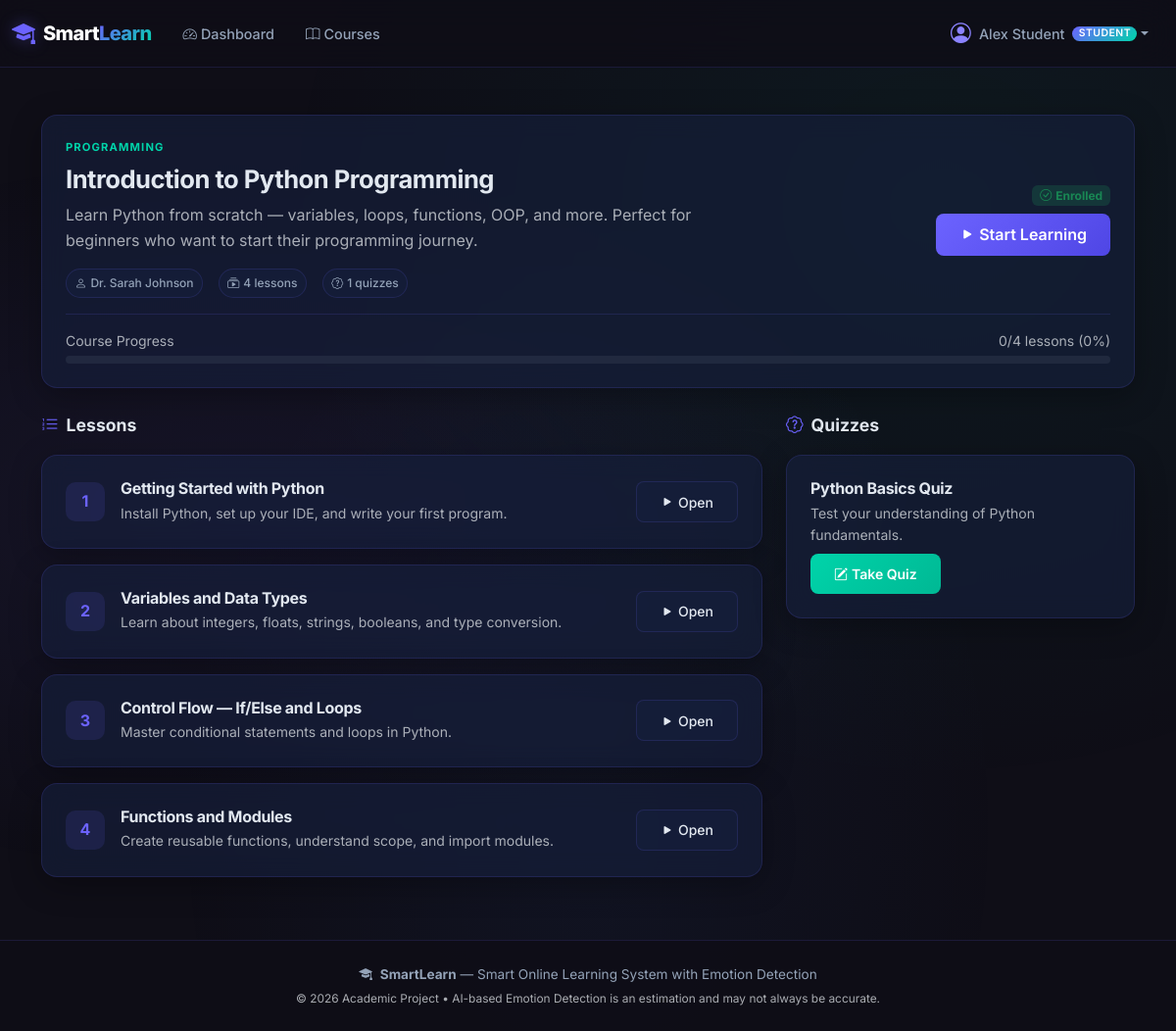
Screenshot of /learn/course/1 (signed in) with the database file from the repository.
### database/models.py (models this page shows)
class User(db.Model):
    __tablename__ = 'users'
    id = db.Column(db.Integer, primary_key=True)
    name = db.Column(db.String(150), nullable=False)
    email = db.Column(db.String(150), unique=True, nullable=False, index=True)
    password_hash = db.Column(db.String(255), nullable=False)
    role = db.Column(db.String(20), nullable=False, default='student')  # 'student', 'teacher', 'admin'
    status = db.Column(db.String(20), nullable=False, default='approved', index=True)  # 'unverified', 'pending_approval', 'approved', 'rejected', 'suspended'
    rejection_reason = db.Column(db.Text, nullable=True)
    is_active = db.Column(db.Integer, nullable=False, default=1)
    profile_image = db.Column(db.String(255), nullable=True)
    streak_days = db.Column(db.Integer, nullable=False, default=0)
    last_active_date = db.Column(db.Date, nullable=True)
    last_login = db.Column(db.DateTime, nullable=True)
    created_at = db.Column(db.DateTime, default=datetime.utcnow)
    courses = db.relationship('Course', backref='teacher', lazy=True, foreign_keys='Course.teacher_id')
    enrollments = db.relationship('Enrollment', backref='student', lazy=True, cascade='all, delete-orphan')
    quiz_attempts = db.relationship('QuizAttempt', backref='student', lazy=True, cascade='all, delete-orphan')
    emotion_logs = db.relationship('EmotionLog', backref='student', lazy=True, cascade='all, delete-orphan')
    notifications = db.relationship('Notification', backref='user', lazy=True, cascade='all, delete-orphan')
    otps = db.relationship('EmailOTP', backref='user', lazy=True, cascade='all, delete-orphan')

class Course(db.Model):
    __tablename__ = 'courses'
    id = db.Column(db.Integer, primary_key=True)
    title = db.Column(db.String(200), nullable=False)
    description = db.Column(db.Text, nullable=True)
    teacher_id = db.Column(db.Integer, db.ForeignKey('users.id'), nullable=False)
    category = db.Column(db.String(100), default='General')
    thumbnail = db.Column(db.String(255), nullable=True)
    approval_status = db.Column(db.String(20), nullable=False, default='approved')  # 'draft', 'pending_approval', 'approved', 'rejected'
    rejection_reason = db.Column(db.Text, nullable=True)
    is_published = db.Column(db.Integer, nullable=False, default=0)
    created_at = db.Column(db.DateTime, default=datetime.utcnow)
    lessons = db.relationship('Lesson', backref='course', lazy=True, cascade='all, delete-orphan', order_by='Lesson.order_number')
    quizzes = db.relationship('Quiz', backref='course', lazy=True, cascade='all, delete-orphan')
    enrollments = db.relationship('Enrollment', backref='course', lazy=True, cascade='all, delete-orphan')

class Lesson(db.Model):
    __tablename__ = 'lessons'
    id = db.Column(db.Integer, primary_key=True)
    course_id = db.Column(db.Integer, db.ForeignKey('courses.id', ondelete='CASCADE'), nullable=False)
    title = db.Column(db.String(200), nullable=False)
    description = db.Column(db.Text, nullable=True)
    video_url = db.Column(db.String(500), nullable=True)
    notes = db.Column(db.Text, nullable=True)
    order_number = db.Column(db.Integer, nullable=False, default=1)
    created_at = db.Column(db.DateTime, default=datetime.utcnow)

class Quiz(db.Model):
    __tablename__ = 'quizzes'
    id = db.Column(db.Integer, primary_key=True)
    course_id = db.Column(db.Integer, db.ForeignKey('courses.id', ondelete='CASCADE'), nullable=False)
    lesson_id = db.Column(db.Integer, db.ForeignKey('lessons.id', ondelete='SET NULL'), nullable=True)
    title = db.Column(db.String(200), nullable=False)
    description = db.Column(db.Text, nullable=True)
    created_at = db.Column(db.DateTime, default=datetime.utcnow)
    questions = db.relationship('Question', backref='quiz', lazy=True, cascade='all, delete-orphan', order_by='Question.order_number')
    attempts = db.relationship('QuizAttempt', backref='quiz', lazy=True, cascade='all, delete-orphan')

### routes/learning.py (the view)
@learning_bp.route('/course/<int:course_id>')
@login_required
def course_detail(course_id):
    course = query_db('''
        SELECT c.*, u.name as teacher_name
        FROM courses c
        JOIN users u ON c.teacher_id = u.id
        WHERE c.id = ?
    ''', [course_id], one=True)
    if not course:
        flash('Course not found.', 'danger')
        return redirect(url_for('learning.courses'))
    lessons = query_db(
        'SELECT * FROM lessons WHERE course_id = ? ORDER BY order_number',
        [course_id]
    )
    quizzes = query_db(
        'SELECT * FROM quizzes WHERE course_id = ? ORDER BY created_at',
        [course_id]
    )
    is_enrolled = False
    progress = {}
    if current_user.role == 'student':
        enrollment = query_db(
            'SELECT id FROM enrollments WHERE student_id = ? AND course_id = ?',
            [current_user.id, course_id], one=True
        )
        is_enrolled = enrollment is not None
        if is_enrolled:
            progress_rows = query_db(
                'SELECT lesson_id, is_completed FROM learning_progress WHERE student_id = ? AND course_id = ?',
                [current_user.id, course_id]
            )
            progress = {row['lesson_id']: row['is_completed'] for row in progress_rows}
    return render_template('course_detail.html', course=course, lessons=lessons,
                           quizzes=quizzes, is_enrolled=is_enrolled, progress=progress)

### database/database.py (called while the page is built)
def get_db():
    if 'db' not in g:
        g.db = sqlite3.connect(
            current_app.config['DATABASE'],
            detect_types=sqlite3.PARSE_DECLTYPES
        )
        g.db.row_factory = sqlite3.Row
        g.db.execute('PRAGMA foreign_keys = ON')
    return g.db

def query_db(query, args=(), one=False):
    db = get_db()
    cur = db.execute(query, args)
    rv = cur.fetchall()
    cur.close()
    return (rv[0] if rv else None) if one else rv

### templates/course_detail.html (shortened to what this page needs)
{% extends "base.html" %}
{% block content %}
<div class="container py-3">
    <div class="glass-card mb-4 fade-in">
        <div class="card-body">
            <div class="row align-items-center">
                <div class="col-lg-8">
                    <div class="course-category mb-2">{{ course.category or 'General' }}</div>
                    <h1 style="font-size: 1.6rem;">{{ course.title }}</h1>
                    <p class="text-muted mb-3">{{ course.description or 'No description available.' }}</p>
                    <div class="d-flex gap-3 flex-wrap">
                        <span class="badge-glass"><i class="bi bi-person me-1"></i>{{ course.teacher_name }}</span>
                        <span class="badge-glass"><i class="bi bi-collection-play me-1"></i>{{ lessons | length }} lessons</span>
                        <span class="badge-glass"><i class="bi bi-patch-question me-1"></i>{{ quizzes | length }} quizzes</span>
                    </div>
                </div>
                <div class="col-lg-4 text-lg-end mt-3 mt-lg-0">
                    {% if current_user.role == 'student' %}
                        {% if is_enrolled %}
                            <span class="badge bg-success bg-opacity-25 text-success mb-2 d-inline-block">
                                <i class="bi bi-check-circle me-1"></i>Enrolled
                            </span>
                            {% if lessons %}
                            <br>
                            <a href="{{ url_for('learning.lesson_view', lesson_id=lessons[0].id) }}"
                               class="btn btn-primary-gradient">
                                <i class="bi bi-play-fill me-1"></i>Start Learning
                            </a>
                            {% endif %}
                        {% else %}
                            <form method="POST" action="{{ url_for('learning.enroll', course_id=course.id) }}">
                                <button type="submit" class="btn btn-primary-gradient btn-lg">
                                    <i class="bi bi-plus-circle me-1"></i>Enroll Now
                                </button>
                            </form>
                        {% endif %}
                    {% endif %}
                </div>
            </div>
            {% if is_enrolled and lessons %}
            {% set total = lessons | length %}
            {% set completed = progress.values() | select('equalto', 1) | list | length %}
            {% set pct = (completed / total * 100) | int %}
            <div class="mt-3 pt-3" style="border-top: 1px solid var(--glass-border);">
                <div class="d-flex justify-content-between small text-muted mb-1">
                    <span>Course Progress</span>
                    <span>{{ completed }}/{{ total }} lessons ({{ pct }}%)</span>
                </div>
                <div class="progress-glass">
                </div>
            </div>
            {% endif %}
        </div>
    </div>
    <div class="row g-4">
        <div class="col-lg-8">
            <div class="section-title">
                <i class="bi bi-list-ol"></i>Lessons
            </div>
            {% if lessons %}
            {% for lesson in lessons %}
            <div class="glass-card mb-3 fade-in-card" style="transition: all 0.2s;">
                <div class="card-body d-flex align-items-center gap-3">
                    <div class="d-flex align-items-center justify-content-center"
                         style="width: 40px; height: 40px; border-radius: 10px; background: rgba(108,99,255,0.12); color: var(--primary); font-weight: 700; flex-shrink: 0;">
                        {{ lesson.order_number }}
                    </div>
                    <div class="flex-grow-1">
                        <h6 class="mb-1">{{ lesson.title }}</h6>
                        <p class="text-muted small mb-0">{{ lesson.description or '' }}</p>
                    </div>
                    <div class="d-flex align-items-center gap-2">
                        {% if is_enrolled %}
                            <a href="{{ url_for('learning.lesson_view', lesson_id=lesson.id) }}"
                               class="btn btn-glass btn-sm">
                                <i class="bi bi-play-fill me-1"></i>Open
                            </a>
                        {% else %}
                            <i class="bi bi-lock text-muted"></i>
                        {% endif %}
                    </div>
                </div>
            </div>
            {% endfor %}
            {% else %}
            <div class="empty-state glass-card">
                <i class="bi bi-journal-x"></i>
                <h5>No lessons yet</h5>
                <p>The instructor hasn't added any lessons to this course.</p>
            </div>
            {% endif %}
        </div>
        <div class="col-lg-4">
            <div class="section-title">
                <i class="bi bi-patch-question"></i>Quizzes
            </div>
            {% if quizzes %}
            {% for quiz in quizzes %}
            <div class="glass-card mb-3">
                <div class="card-body">
                    <h6 class="mb-1">{{ quiz.title }}</h6>
                    <p class="text-muted small mb-2">{{ quiz.description or 'Test your knowledge' }}</p>
                    {% if is_enrolled %}
                    <a href="{{ url_for('learning.take_quiz', quiz_id=quiz.id) }}" class="btn btn-accent btn-sm">
                        <i class="bi bi-pencil-square me-1"></i>Take Quiz
                    </a>
                    {% else %}
                    <span class="text-muted small"><i class="bi bi-lock me-1"></i>Enroll to access</span>
                    {% endif %}
                </div>
            </div>
            {% endfor %}
            {% else %}
            <div class="glass-card">
                <div class="card-body text-center text-muted py-3">
                    <p class="mb-0 small">No quizzes available yet.</p>
                </div>
            </div>
            {% endif %}
        </div>
    </div>
</div>
{% endblock %}

### templates/base.html (shortened to what this page needs)
<!DOCTYPE html>
<html lang="en" data-bs-theme="dark">
<head>
    <link href="https://cdn.jsdelivr.net/npm/bootstrap@5.3.3/dist/css/bootstrap.min.css" rel="stylesheet">
    <link href="https://cdn.jsdelivr.net/npm/bootstrap-icons@1.11.3/font/bootstrap-icons.min.css" rel="stylesheet">
    <link rel="stylesheet" href="{{ url_for('static', filename='css/style.css') }}">
</head>
<body>
    <nav class="navbar navbar-expand-lg navbar-dark sticky-top" id="main-navbar">
        <div class="container-fluid">
            <a class="navbar-brand d-flex align-items-center" href="{{ url_for('index') }}">
                <i class="bi bi-mortarboard-fill me-2 brand-icon"></i>
                <span class="brand-text">Smart<span class="brand-accent">Learn</span></span>
            </a>
            <div class="collapse navbar-collapse" id="navbarContent">
                {% if current_user.is_authenticated %}
                <ul class="navbar-nav me-auto mb-2 mb-lg-0">
                    {% if current_user.role == 'student' %}
                        <li class="nav-item">
                            <a class="nav-link" href="{{ url_for('student.dashboard') }}">
                                <i class="bi bi-speedometer2 me-1"></i>Dashboard
                            </a>
                        </li>
                        <li class="nav-item">
                            <a class="nav-link" href="{{ url_for('learning.courses') }}">
                                <i class="bi bi-book me-1"></i>Courses
                            </a>
                        </li>
                    {% endif %}
                </ul>
                <ul class="navbar-nav ms-auto">
                    <li class="nav-item dropdown">
                        <a class="nav-link dropdown-toggle d-flex align-items-center" href="#"
                           id="userDropdown" role="button" data-bs-toggle="dropdown" aria-expanded="false">
                            <div class="avatar-sm me-2">
                                <i class="bi bi-person-circle"></i>
                            </div>
                            <span>{{ current_user.name }}</span>
                            <span class="badge role-badge ms-2">{{ current_user.role | capitalize }}</span>
                        </a>
                    </li>
                </ul>
                {% endif %}
            </div>
        </div>
    </nav>
    <main class="main-content">
        {% block content %}{% endblock %}
    </main>
    <footer class="app-footer">
        <div class="container text-center">
            <p class="mb-1">
                <i class="bi bi-mortarboard-fill me-1"></i>
                <strong>SmartLearn</strong> — Smart Online Learning System with Emotion Detection
            </p>
            <p class="text-muted small mb-0">
                &copy; 2026 Academic Project &bull; AI-based Emotion Detection is an estimation and may not always be accurate.
            </p>
        </div>
    </footer>
</body>
</html>

### rows the page displays
User: name "Alex Student", role "STUDENT"
Course: category "PROGRAMMING", title "Introduction to Python Programming", description "Learn Python from scratch — variables, loops, functions, OOP, and more. Perfect for beginners who want to start their programming journey."
User: teacher_name "Dr. Sarah Johnson"
Lesson: order_number "1", title "Getting Started with Python", description "Install Python, set up your IDE, and write your first program."
Lesson: order_number "2", title "Variables and Data Types", description "Learn about integers, floats, strings, booleans, and type conversion."
Lesson: order_number "3", title "Control Flow — If/Else and Loops", description "Master conditional statements and loops in Python."
Lesson: order_number "4", title "Functions and Modules", description "Create reusable functions, understand scope, and import modules."
Quiz: title "Python Basics Quiz", description "Test your understanding of Python fundamentals."

### other values shown
{{ lessons | length }} "4"
{{ quizzes | length }} "1"
{{ completed }} "0"
{{ total }} "4"
{{ pct }} "0"
